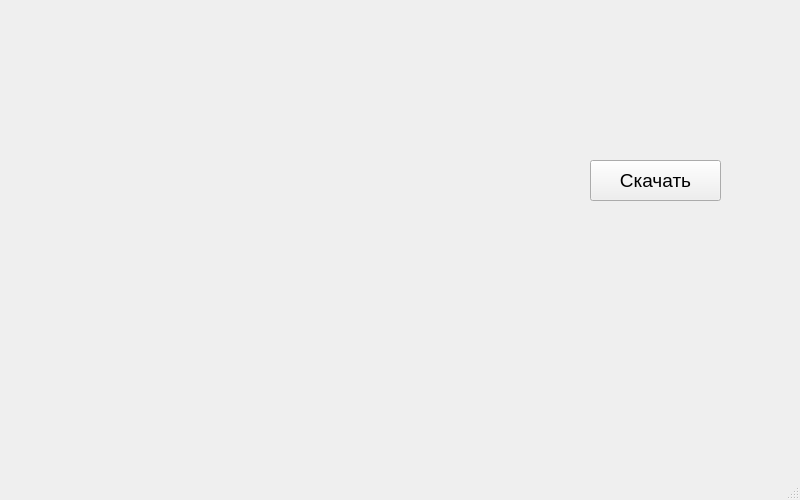
<?xml version="1.0" encoding="UTF-8"?>
<ui version="4.0">
 <class>MainWindow</class>
 <widget class="QMainWindow" name="MainWindow">
  <property name="geometry">
   <rect>
    <x>0</x>
    <y>0</y>
    <width>800</width>
    <height>500</height>
   </rect>
  </property>
  <property name="windowTitle">
   <string>MainWindow</string>
  </property>
  <widget class="QWidget" name="centralwidget">
   <widget class="QLabel" name="image">
    <property name="geometry">
     <rect>
      <x>50</x>
      <y>0</y>
      <width>440</width>
      <height>440</height>
     </rect>
    </property>
    <property name="text">
     <string/>
    </property>
   </widget>
   <widget class="QPushButton" name="download">
    <property name="geometry">
     <rect>
      <x>590</x>
      <y>160</y>
      <width>131</width>
      <height>41</height>
     </rect>
    </property>
    <property name="sizePolicy">
     <sizepolicy hsizetype="Fixed" vsizetype="Fixed">
      <horstretch>0</horstretch>
      <verstretch>0</verstretch>
     </sizepolicy>
    </property>
    <property name="font">
     <font>
      <pointsize>14</pointsize>
     </font>
    </property>
    <property name="layoutDirection">
     <enum>Qt::LeftToRight</enum>
    </property>
    <property name="text">
     <string>Скачать</string>
    </property>
   </widget>
  </widget>
  <widget class="QMenuBar" name="menubar">
   <property name="geometry">
    <rect>
     <x>0</x>
     <y>0</y>
     <width>800</width>
     <height>26</height>
    </rect>
   </property>
  </widget>
  <widget class="QStatusBar" name="statusbar"/>
 </widget>
 <resources/>
 <connections/>
</ui>
